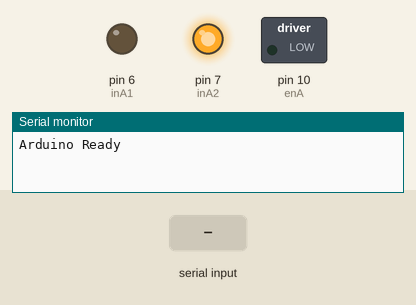
The sketch below on a simulated Arduino Uno, built with avr-gcc and run on an emulated ATmega328P. On the bench: switched loads named in the sketch (green lamp = pin HIGH), output pins drawn as LEDs (lit = HIGH), the last lines printed to the serial monitor. The inputs (shaded band) are chosen by the test bench.

Above: at 1.2 s.
1.3 s: "f90\n" received over Serial
At 2.5 s:
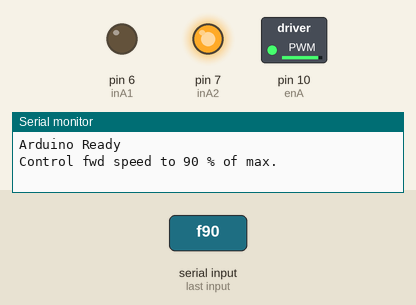
2.8 s: "b90\n" received over Serial
At 3.8 s:
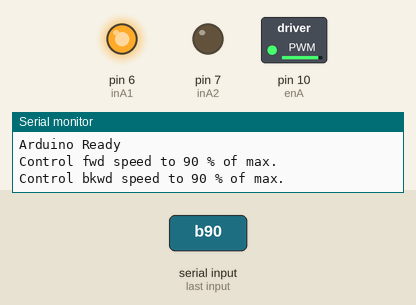
Timing chart, 0 to 5.8 s (numbered marks = the images above; inputs shaded):
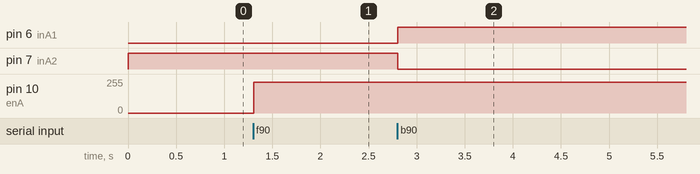

The sketch:

hbridge_PWM.ino
```cpp
#define enA 10
#define inA1 6
#define inA2 7

int pctSpeed = 0;//Input % of max speed

bool dirSelected = false;
char selectedDir = 'f';
bool speedSelected = false;
int selectedSpeed = 0;//% of max speed

void setup() {
  // put your setup code here, to run once:
  pinMode(enA, OUTPUT);
  pinMode(inA1, OUTPUT);
  pinMode(inA2, OUTPUT);
  // Set initial rotation direction
  digitalWrite(inA1, LOW);
  digitalWrite(inA2, HIGH);
  Serial.begin(9600);
  Serial.println("Arduino Ready");
}

//Handle keyboard input over serial
const byte msgSize = 32;
char inputMsg[msgSize];
bool newInputs = false;
bool newInputsSent = true;

void loop() {
  receiveInputs();
  if(newInputs){
    processMsg();
    // Set the direction and speed

  }
}

void receiveInputs(){
  static byte i = 0;
  char terminate = '\n';
  char rxIP;

  while(Serial.available() > 0 && newInputs == false){
    rxIP = Serial.read();

    if(rxIP != terminate){
      inputMsg[i] = rxIP;
      i++;
      if(i >= msgSize){
        i = msgSize-1;
      }
    }
    else{
      i=0;
      newInputs=true;
    }
  }
}


void processMsg(){
  if(!dirSelected){
    selectedDir = inputMsg[0];
    switch(selectedDir){
      case 'f' :
        dirSelected=true;
        break;
      case 'b' :
        dirSelected=true;
        break;
      default :
        Serial.println("Invalid direction. Select f or b.");
        break;
    }
  }
  if(dirSelected){
    int value = 0;
    static int valLen = 0;
    switch(selectedDir){
      case 'f' :
        value = getVal('f');
        if(value!=-1){
          selectedSpeed=(int) value;
          Serial.println("Control fwd speed to "+String(selectedSpeed)+" % of max.");
          if(value==0){
            analogWrite(enA, 0);
          }
          else{
            int pwmOutput = map(selectedSpeed, 0, 100, 20, 255);//13% and 7.7V VCC was the min needed to overcome the motor's inertia
            //So change map min from 0 to 0.12*255 = 30.6
            //(7.7V VCC was the amount needed to get 6V output to the motor when PWM was at 100% (3.3V)
            analogWrite(enA, pwmOutput);
          }
          digitalWrite(inA1, LOW);
          digitalWrite(inA2, HIGH);
          speedSelected=true;
        }
        else{
          Serial.println("Error. Enter 0-100.");
        }
        break;
      case 'b' :
        value = getVal('b');
        if(value!=-1){
          selectedSpeed=(uint16_t) value;
          Serial.println("Control bkwd speed to "+String(selectedSpeed)+" % of max.");
          if(value==0){
            analogWrite(enA, 0);
          }
          else{
            int pwmOutput = map(selectedSpeed, 0, 100, 20, 255);
            analogWrite(enA, pwmOutput);
          }
          digitalWrite(inA1, HIGH);
          digitalWrite(inA2, LOW);
          speedSelected=true;
        }
        else{
          Serial.println("Error. Enter 0-100.");
        }
        break;
      default :
        Serial.println("Invalid field. Select f or b");
        break;
    }
    if(speedSelected){
      newInputsSent = false;
    }
    dirSelected = false;
    speedSelected = false;
  }
  memset(inputMsg, 0, sizeof(inputMsg));
  newInputs = false;
}

int getVal(char field){
  int value = 0;
  uint16_t valLen, minVal, maxVal;
  bool validRx = false;
  switch(field){
    case 'f' :
      valLen = 3;
      minVal = 0;
      maxVal = 255;
      break;
    case 'b' :
      valLen = 3;
      minVal = 0;
      maxVal = 255;
      break;
  }
  for(int n=1; n<valLen+1; n++){
    char minChar = '0';
    if(inputMsg[n]>=minChar && inputMsg[n]<='9'){
      value = (value*10) + (inputMsg[n] - '0');
      validRx = true;
    }
    else{
      break;
    }
  }
  if(validRx){
    if(value>=minVal && value <= maxVal){
      return value;
    }
    else{
      return -1;
    }
  }
  else{
    return -1;
  }
}
```

Measured:
- after the input at 1.3 s, pin 10 (enA): 0/255 → 231/255 at once
- after the input at 2.8 s, pin 6 (inA1): LOW → HIGH at once; pin 7 (inA2): HIGH → LOW at once
